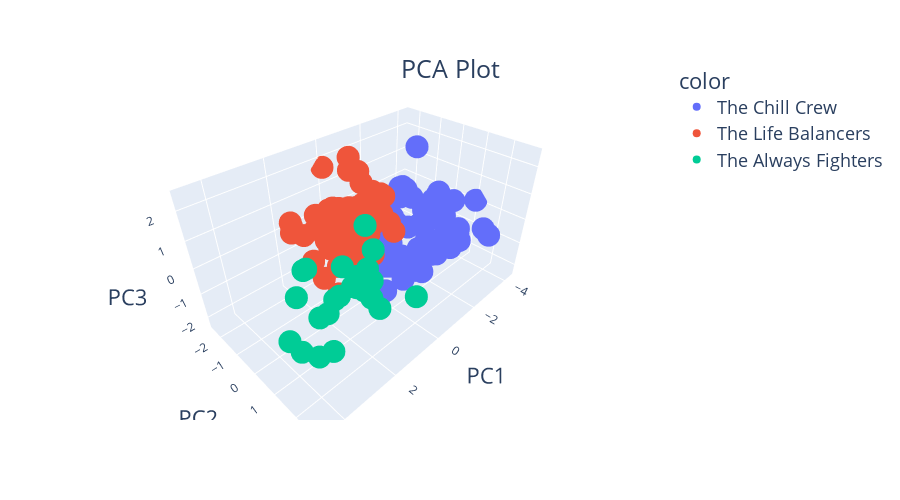

The cell this chart's notebook holds for it:
### Code cell
fig = px.scatter_3d(
    x_pca, x=0, y=1, z=2, color=merged_df["Cluster"],
    title=f'',
    labels={'0': 'PC1', '1': 'PC2', '2': 'PC3'},
    size_max=10,  # ปรับขนาดสูงสุดของจุด
    height=500,
)
fig.update_layout(
    title='PCA Plot',
    font=dict(size=18),
    title_x=0.5,  # Set the x-coordinate of the title to be in the middle
    title_y=0.88,
    scene=dict(
        xaxis=dict(tickfont=dict(size=12)),  # Adjust the font size of the x-axis labels
        yaxis=dict(tickfont=dict(size=12)),  # Adjust the font size of the y-axis labels
        zaxis=dict(tickfont=dict(size=12)),  # Adjust the font size of the z-axis labels
    )   # Set the font size for the title
)
fig.show()
